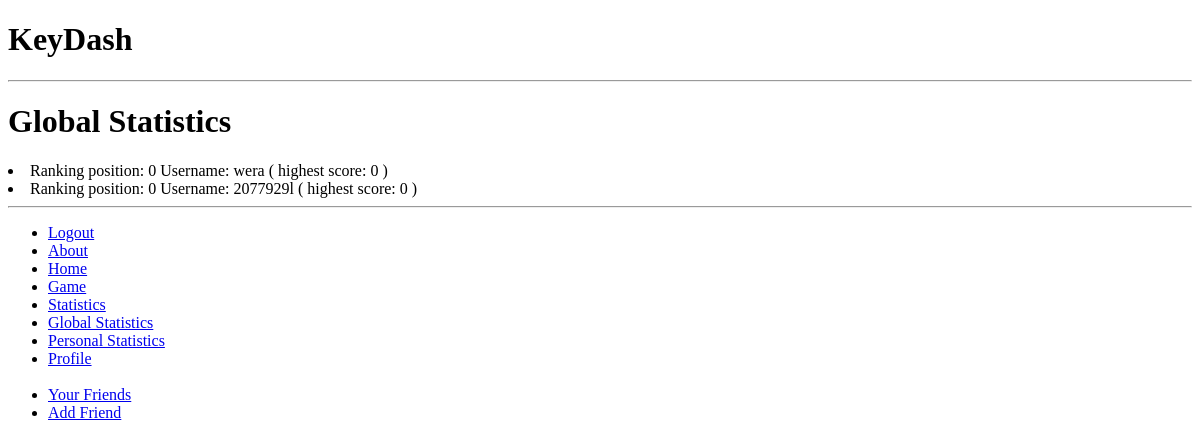
The app's page /keydash/statistics_global (signed in), older data.
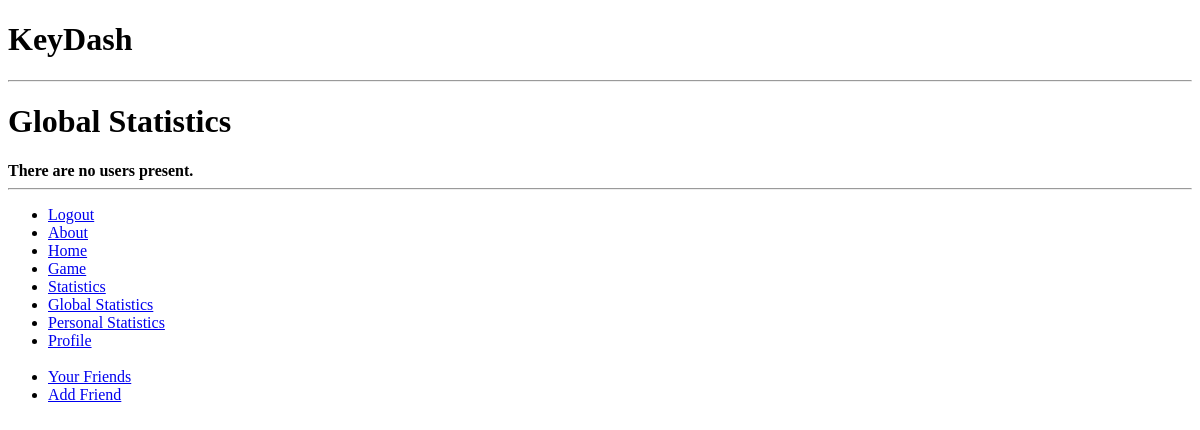
The same page, newer data.
### keydash_app/models.py (models this page shows, shortened)
class UserProfile(models.Model):
    user = models.OneToOneField(User)
    picture = models.ImageField(upload_to='profile_images', blank=True)
    ranking_position = models.IntegerField(default=0)
    last_online = models.DateTimeField(default=datetime.now, blank=True) # DateField.auto_now
    wpm_highest = models.FloatField(default=0)
    accuracy_highest = models.FloatField(default=0)
    score_highest = models.IntegerField(default=0)

### keydash_app/views.py (the view)
def statistics_global(request):
    context_dict = {}
    user_list_by_ranking = UserProfile.objects.order_by('ranking_position')
    context_dict['users'] = user_list_by_ranking
    return render(request, 'keydash_app/statistics_global.html', context_dict)

### templates/keydash_app/statistics_global.html
{% extends "keydash_app/base.html" %}
{% block body_block %}
    <h1>Global Statistics</h1>
    {% if users %}
        {% for user in users %}
            <li>Ranking position: {{ user.ranking_position }} Username: {{ user.user }} ( highest score: {{ user.score_highest }} ) </li>
        {% endfor %}
    {% else %}
        <strong>There are no users present.</strong>
    {% endif %}
{% endblock %}

Row changes from the older to the newer data that the page shows:
removed UserProfile: ranking_position "0", user "wera", score_highest "0"
removed UserProfile: ranking_position "0", user "2077929l", score_highest "0"
Text that changed along with them:
text now shown: "There are no users present."
